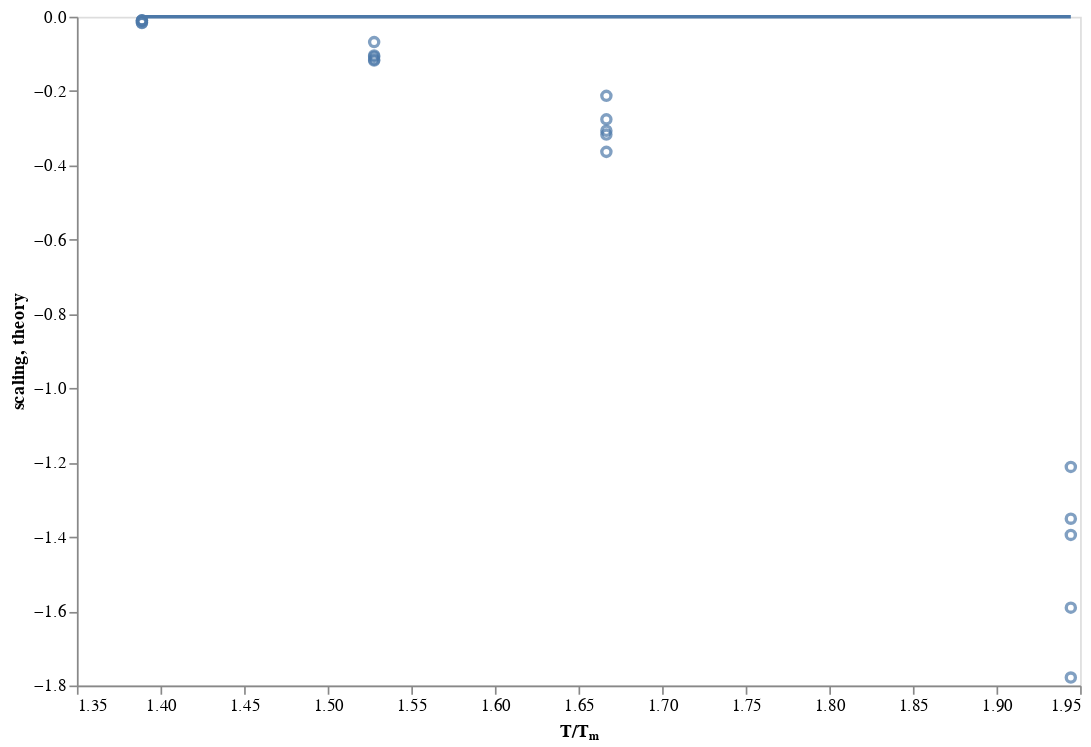

Notebook cell for this chart:
### Code cell
c = alt.Chart(df_fit).encode(
    x=alt.X('temp_norm', title='T/Tₘ', scale=alt.Scale(zero=False)),
)

c.mark_point().encode(y="scaling") + c.mark_line().encode(y="theory")

### Figure 1 — Vega-Lite specification as saved in the notebook (floating-point values rounded to 4 significant figures)
{"$schema": "https://vega.github.io/schema/vega-lite/v3.3.0.json", "config": {"axis": {"grid": false}, "view": {"height": 400, "width": 600}}, "data": {"name": "data-65c53359c5da1163951da08f78ba37dd"}, "datasets": {"data-65c53359c5da1163951da08f78ba37dd": [{"scaling": -0.01687, "temp_norm": 1.389, "theory": -4.077e-09}, {"scaling": -0.01037, "temp_norm": 1.389, "theory": -4.077e-09}, {"scaling": -0.009691, "temp_norm": 1.389, "theory": -4.077e-09}, {"scaling": -0.01569, "temp_norm": 1.389, "theory": -4.077e-09}, {"scaling": -0.0106, "temp_norm": 1.389, "theory": -4.077e-09}, {"scaling": -0.118, "temp_norm": 1.528, "theory": -5.06e-09}, {"scaling": -0.06832, "temp_norm": 1.528, "theory": -5.06e-09}, {"scaling": -0.1074, "temp_norm": 1.528, "theory": -5.06e-09}, {"scaling": -0.104, "temp_norm": 1.528, "theory": -5.06e-09}, {"scaling": -0.1156, "temp_norm": 1.528, "theory": -5.06e-09}, {"scaling": -0.213, "temp_norm": 1.667, "theory": -5.888e-09}, {"scaling": -0.3069, "temp_norm": 1.667, "theory": -5.888e-09}, {"scaling": -0.2761, "temp_norm": 1.667, "theory": -5.888e-09}, {"scaling": -0.3172, "temp_norm": 1.667, "theory": -5.888e-09}, {"scaling": -0.3638, "temp_norm": 1.667, "theory": -5.888e-09}, {"scaling": -1.351, "temp_norm": 1.944, "theory": -7.206e-09}, {"scaling": -1.395, "temp_norm": 1.944, "theory": -7.206e-09}, {"scaling": -1.212, "temp_norm": 1.944, "theory": -7.206e-09}, {"scaling": -1.779, "temp_norm": 1.944, "theory": -7.206e-09}, {"scaling": -1.59, "temp_norm": 1.944, "theory": -7.206e-09}]}, "layer": [{"encoding": {"x": {"field": "temp_norm", "scale": {"zero": false}, "title": "T/Tₘ", "type": "quantitative"}, "y": {"field": "scaling", "type": "quantitative"}}, "mark": "point"}, {"encoding": {"x": {"field": "temp_norm", "scale": {"zero": false}, "title": "T/Tₘ", "type": "quantitative"}, "y": {"field": "theory", "type": "quantitative"}}, "mark": "line"}]}
